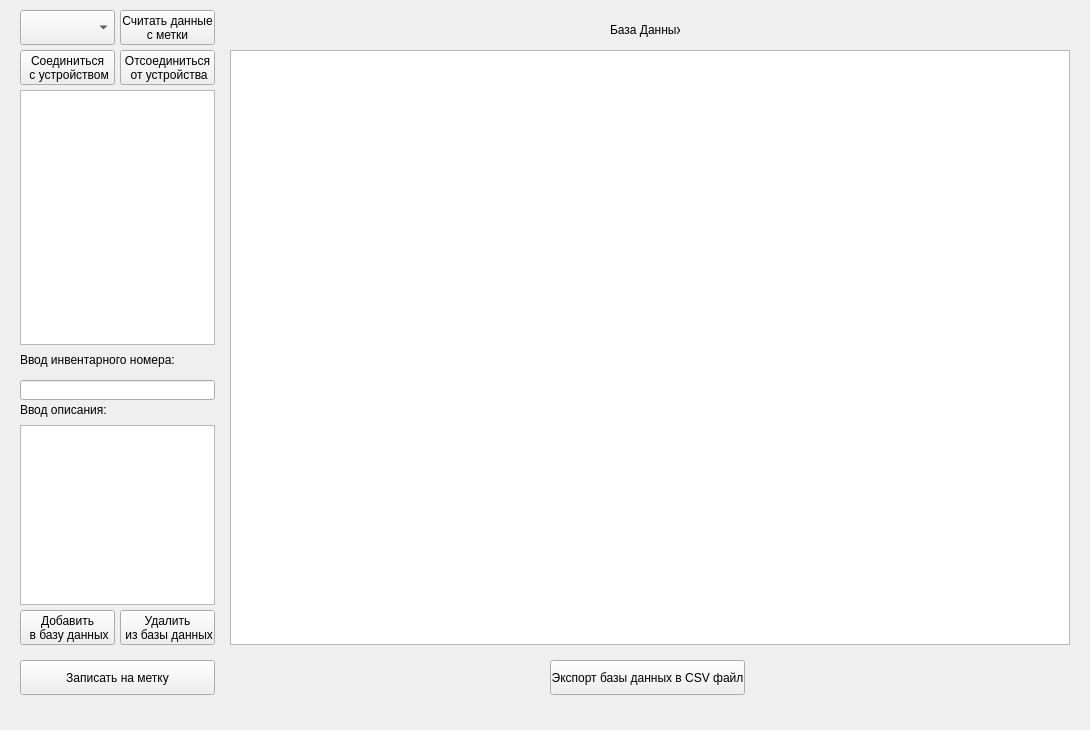
<?xml version="1.0" encoding="UTF-8"?>
<ui version="4.0">
 <class>MainWindow</class>
 <widget class="QMainWindow" name="MainWindow">
  <property name="geometry">
   <rect>
    <x>0</x>
    <y>0</y>
    <width>1090</width>
    <height>730</height>
   </rect>
  </property>
  <property name="windowTitle">
   <string>DProject</string>
  </property>
  <widget class="QWidget" name="centralWidget">
   <widget class="QPushButton" name="WriteDataOnCard">
    <property name="geometry">
     <rect>
      <x>20</x>
      <y>660</y>
      <width>195</width>
      <height>35</height>
     </rect>
    </property>
    <property name="text">
     <string>Записать на метку</string>
    </property>
   </widget>
   <widget class="QLabel" name="label_2">
    <property name="geometry">
     <rect>
      <x>20</x>
      <y>400</y>
      <width>120</width>
      <height>20</height>
     </rect>
    </property>
    <property name="text">
     <string>Ввод описания: </string>
    </property>
   </widget>
   <widget class="QLineEdit" name="tagID">
    <property name="geometry">
     <rect>
      <x>20</x>
      <y>380</y>
      <width>195</width>
      <height>20</height>
     </rect>
    </property>
    <property name="text">
     <string/>
    </property>
   </widget>
   <widget class="QLabel" name="label">
    <property name="geometry">
     <rect>
      <x>20</x>
      <y>350</y>
      <width>181</width>
      <height>20</height>
     </rect>
    </property>
    <property name="text">
     <string>Ввод инвентарного номера:</string>
    </property>
   </widget>
   <widget class="QPushButton" name="ReadDataOnCard">
    <property name="geometry">
     <rect>
      <x>120</x>
      <y>10</y>
      <width>95</width>
      <height>35</height>
     </rect>
    </property>
    <property name="text">
     <string>Считать данные  
с метки</string>
    </property>
   </widget>
   <widget class="QPushButton" name="tagAdd">
    <property name="geometry">
     <rect>
      <x>20</x>
      <y>610</y>
      <width>95</width>
      <height>35</height>
     </rect>
    </property>
    <property name="text">
     <string>Добавить
 в базу данных</string>
    </property>
   </widget>
   <widget class="QPushButton" name="tagRem">
    <property name="geometry">
     <rect>
      <x>120</x>
      <y>610</y>
      <width>95</width>
      <height>35</height>
     </rect>
    </property>
    <property name="text">
     <string>Удалить
 из базы данных</string>
    </property>
   </widget>
   <widget class="QTableView" name="tagView">
    <property name="geometry">
     <rect>
      <x>230</x>
      <y>50</y>
      <width>840</width>
      <height>595</height>
     </rect>
    </property>
    <property name="sortingEnabled">
     <bool>false</bool>
    </property>
    <attribute name="horizontalHeaderMinimumSectionSize">
     <number>395</number>
    </attribute>
    <attribute name="horizontalHeaderDefaultSectionSize">
     <number>395</number>
    </attribute>
    <attribute name="horizontalHeaderHighlightSections">
     <bool>false</bool>
    </attribute>
    <attribute name="verticalHeaderMinimumSectionSize">
     <number>70</number>
    </attribute>
    <attribute name="verticalHeaderDefaultSectionSize">
     <number>70</number>
    </attribute>
    <attribute name="verticalHeaderHighlightSections">
     <bool>false</bool>
    </attribute>
   </widget>
   <widget class="QTextEdit" name="tagCom">
    <property name="geometry">
     <rect>
      <x>20</x>
      <y>425</y>
      <width>195</width>
      <height>180</height>
     </rect>
    </property>
   </widget>
   <widget class="QComboBox" name="DevComboBox">
    <property name="geometry">
     <rect>
      <x>20</x>
      <y>10</y>
      <width>95</width>
      <height>35</height>
     </rect>
    </property>
   </widget>
   <widget class="QPushButton" name="DevDis">
    <property name="geometry">
     <rect>
      <x>120</x>
      <y>50</y>
      <width>95</width>
      <height>35</height>
     </rect>
    </property>
    <property name="text">
     <string>Отсоединиться 
 от устройства</string>
    </property>
   </widget>
   <widget class="QPushButton" name="DevCon">
    <property name="geometry">
     <rect>
      <x>20</x>
      <y>50</y>
      <width>95</width>
      <height>35</height>
     </rect>
    </property>
    <property name="text">
     <string>Соединиться 
 с устройством</string>
    </property>
   </widget>
   <widget class="QTextBrowser" name="DevTagBrowser">
    <property name="geometry">
     <rect>
      <x>20</x>
      <y>90</y>
      <width>195</width>
      <height>255</height>
     </rect>
    </property>
   </widget>
   <widget class="QLabel" name="label_3">
    <property name="geometry">
     <rect>
      <x>610</x>
      <y>20</y>
      <width>70</width>
      <height>20</height>
     </rect>
    </property>
    <property name="text">
     <string>База Данных </string>
    </property>
   </widget>
   <widget class="QPushButton" name="ExpTagTab">
    <property name="geometry">
     <rect>
      <x>550</x>
      <y>660</y>
      <width>195</width>
      <height>35</height>
     </rect>
    </property>
    <property name="text">
     <string>Экспорт базы данных в CSV файл</string>
    </property>
   </widget>
  </widget>
  <widget class="QMenuBar" name="menuBar">
   <property name="geometry">
    <rect>
     <x>0</x>
     <y>0</y>
     <width>1090</width>
     <height>21</height>
    </rect>
   </property>
  </widget>
 </widget>
 <layoutdefault spacing="6" margin="11"/>
 <resources/>
 <connections/>
</ui>
